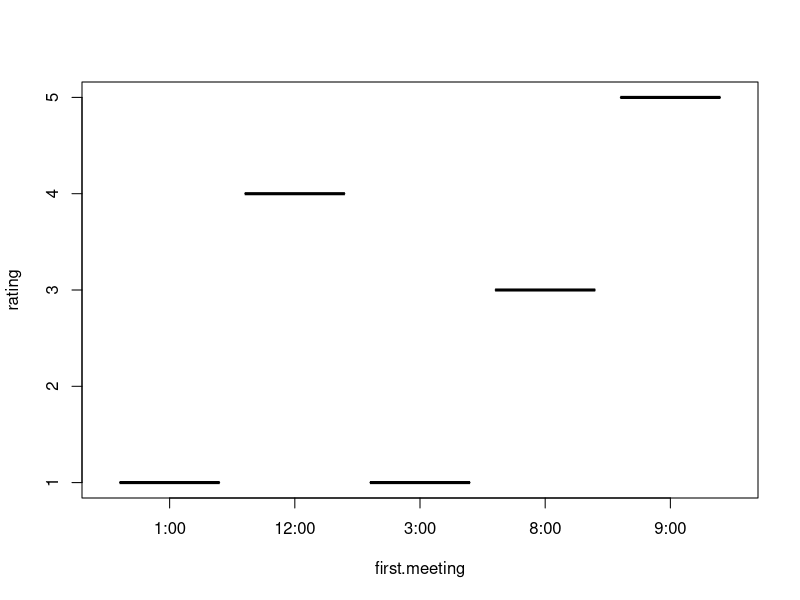
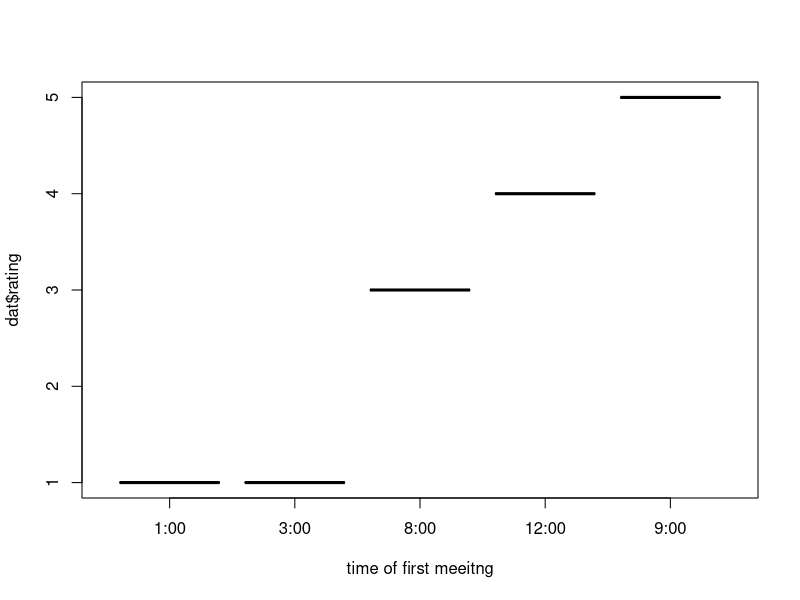

The R script that drew these images, in order:
## ---- chunk 1
knitr::opts_chunk$set(echo = TRUE)
## ---- chunk 2
#my code from yesterday
breakfast<-c("leftover cupcake", "clementines", "sheep cheese and toast", "tuna donburi", "avocado toast")
days<-c("Monday", "Tuesday", "Wednesday", "Thursday", "Friday")
temperature<-c(39, 46, 46, 45, 36)
first.meeting<-c("3:00", "1:00", "8:00", "9:00", "12:00")

this.week<-matrix(c(breakfast, temperature, first.meeting), ncol=3)
rownames(this.week)<-days
colnames(this.week)<-c("breakfast", "temperature", "first meeting")
this.week

dat<-as.data.frame(this.week)
dat$rating<-c(1,1,3,5,4) #variable for hor good my breakfast was on a scale of 1-5
dat

strptime(dat$first.meeting, format = "%Y-%m-%d") #convert to time variable

boxplot(rating~first.meeting, data=dat)
new_order <- with(dat, reorder(first.meeting , rating, median , na.rm=T))
boxplot(dat$rating ~ new_order , xlab="time of first meeitng" , main="")
#so this has it in order of highest rating, which is fine for now, but eventually I'll want it to be in order of the time at which I had my first meeting
